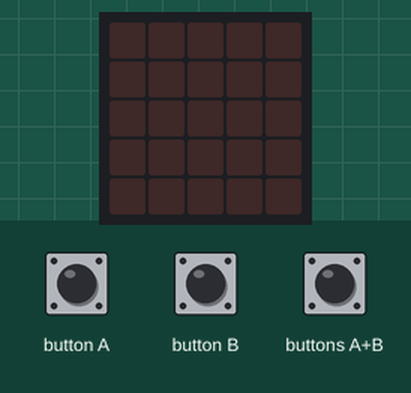
Simulated run of this program. Board: BBC micro:bit (MakeCode). On the bench: the board's 5×5 LED display. The test bench sets the inputs (shaded band). Random numbers come from a fixed seed.

Above: at 1.2 s.
1.3 s: buttons A+B pressed for 0.15 s
At 2.8 s:
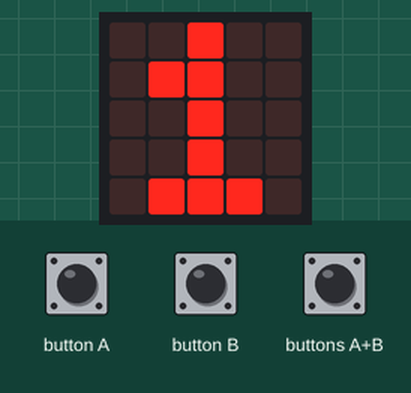
4.4 s: buttons A+B pressed for 1 s
At 7.6 s:
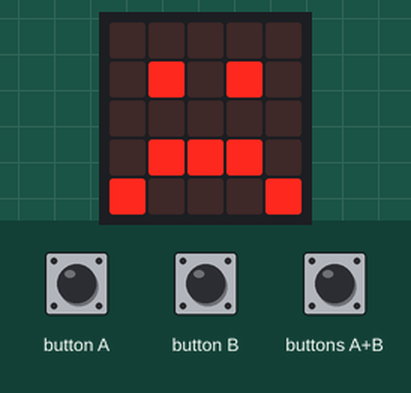
At 14.4 s:
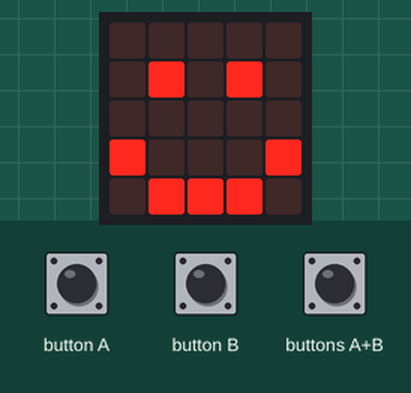
Timing chart, 0 to 15.9 s (numbered marks = the images above; inputs shaded):
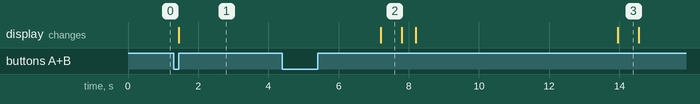

Measured:
- after the input at 1.3 s, the display: changes after 0.15 s (image 1)
- what the display in image 2 shows lasts 0.6 s, from 7.2 s to 7.8 s

The program:

main.ts
```typescript
input.onButtonPressed(Button.A, function () {
    Player1 = Player1 + 1
    basic.showNumber(Player1)
    basic.pause(200)
})
input.onButtonPressed(Button.AB, function () {
    Player2 = randint(0, 3)
    if (Aposta == Player2) {
        basic.showNumber(Player2)
        basic.pause(5000)
        basic.showIcon(IconNames.Happy)
        basic.showLeds(`
            . . . . .
            . . . . .
            . . . . .
            . . . . .
            . . . . .
            `)
    } else {
        basic.showNumber(Player2)
        basic.pause(5000)
        basic.showIcon(IconNames.Sad)
        basic.showLeds(`
            . . . . .
            . . . . .
            . . . . .
            . . . . .
            . . . . .
            `)
    }
    Player1 = 0
    Aposta = 0
    Player2 = 0
})
input.onButtonPressed(Button.B, function () {
    Aposta = Aposta + 1
    basic.showNumber(Aposta)
    basic.pause(200)
})
let Player2 = 0
let Aposta = 0
let Player1 = 0
Player1 = 0
Aposta = 0
Player2 = 0
```

test.ts
```typescript
// testes vão aqui; isto não será compilado quando este pacote for usado como uma extensão.
```
